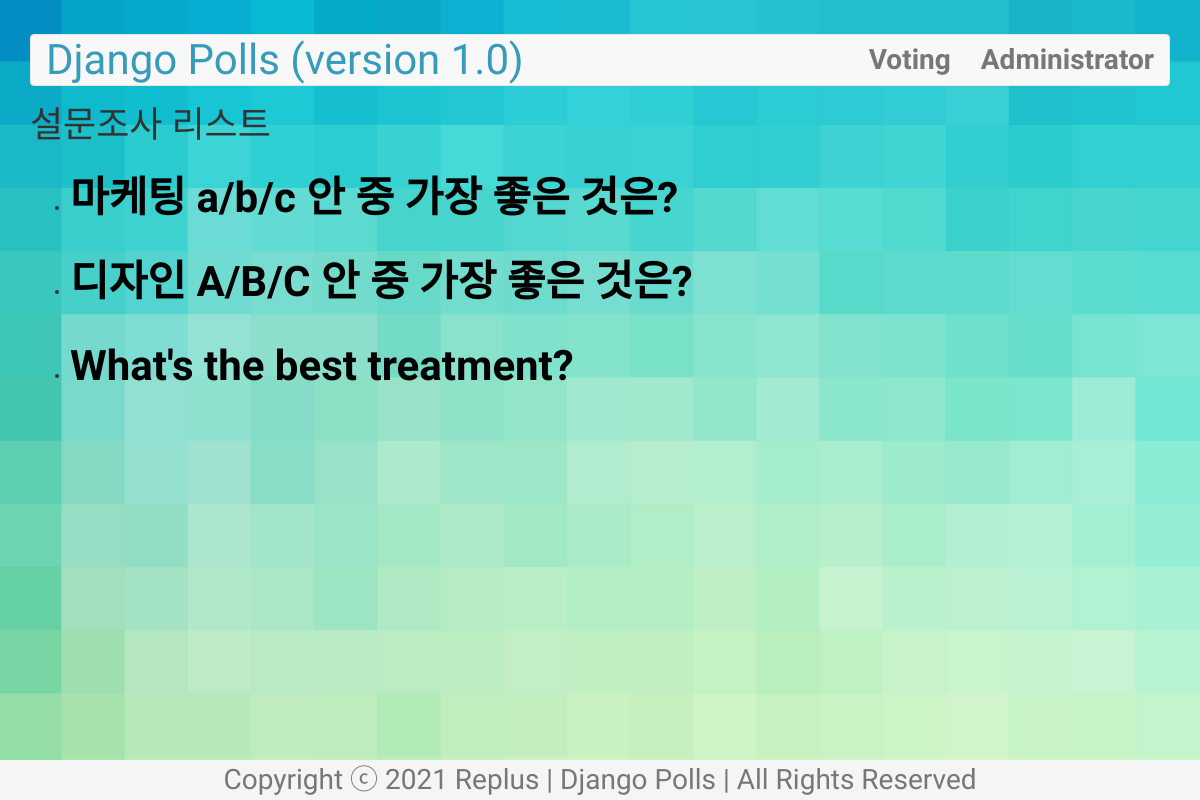
Screenshot of /polls/ with the database file from the repository.
### polls/models.py (models this page shows, shortened)
class Question(models.Model): # DB Table for 설문조사 주제
    question_text = models.CharField(max_length=200) # 설문조사 주제 텍스트
    pub_date = models.DateTimeField('date published') # ‘date published’ : 관리자 페이지에서 보여질 항목명qq
    def was_published_recently(self):
        now = timezone.now()
        return now >= self.pub_date >= now - datetime.timedelta(days=1)
    was_published_recently.boolean = True
    was_published_recently.admin_order_field = 'pub_date'
    was_published_recently.short_description = 'Published recently?'

### polls/views.py (the view)
# urls.py: path('', views.index, name='index'), # '127.0.0.1:8000/polls/' 를 받아내도록 만들어줄 것입니다.
def index(request):
    latest_question_list = Question.objects.order_by('-pub_date')[:5]
    context = {'latest_question_list': latest_question_list}
    return render(request, 'polls/index.html', context)

### polls/templates/polls/index.html
{% extends 'polls/base.html' %}
{% block content %}
<h1> 설문조사 리스트  </h1>
{% if latest_question_list %}
  <ul>
    {% for question in latest_question_list %}
    <li>
      <a href="{% url 'polls:detail' question.id %}">{{ question.question_text }}</a>
    </li>
    {% endfor %}
  </ul>
{% else %}
  <p>No polls are available.</p>
{% endif %}
{% endblock %}

### polls/static/polls/style.css (style rules this page uses)
body { background-image: url("images/main_bg.jpg"); background-size: cover; font-family: 'Do Hyeon', "Noto Sans KR", "Titillium Web", "Helvetica", sans-serif; }
a { color: black; text-decoration: none; font-weight: 900; font-size:3em; line-height: 2em; }
h2, li { font-weight: 600; }

### rows the page displays
Question: question_text "마케팅 a/b/c 안 중 가장 좋은 것은?"
Question: question_text "디자인 A/B/C 안 중 가장 좋은 것은?"
Question: question_text "What's the best treatment?"
